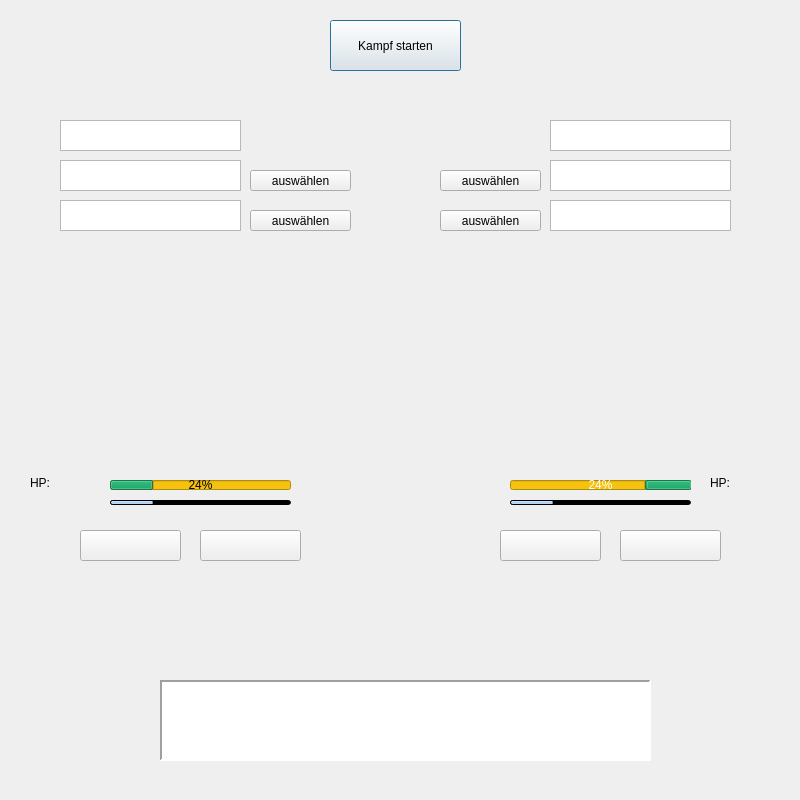
<?xml version="1.0" encoding="UTF-8"?>
<ui version="4.0">
 <class>KampfWindow</class>
 <widget class="QDialog" name="KampfWindow">
  <property name="geometry">
   <rect>
    <x>0</x>
    <y>0</y>
    <width>800</width>
    <height>800</height>
   </rect>
  </property>
  <property name="windowTitle">
   <string>Kampf</string>
  </property>
  <widget class="QLabel" name="label2HPmon">
   <property name="geometry">
    <rect>
     <x>740</x>
     <y>475</y>
     <width>41</width>
     <height>16</height>
    </rect>
   </property>
   <property name="text">
    <string/>
   </property>
  </widget>
  <widget class="QTextBrowser" name="text">
   <property name="geometry">
    <rect>
     <x>160</x>
     <y>680</y>
     <width>491</width>
     <height>81</height>
    </rect>
   </property>
   <property name="font">
    <font>
     <pointsize>12</pointsize>
    </font>
   </property>
   <property name="frameShape">
    <enum>QFrame::Shape::Panel</enum>
   </property>
   <property name="lineWidth">
    <number>2</number>
   </property>
   <property name="html">
    <string>&lt;!DOCTYPE HTML PUBLIC &quot;-//W3C//DTD HTML 4.0//EN&quot; &quot;http://www.w3.org/TR/REC-html40/strict.dtd&quot;&gt;
&lt;html&gt;&lt;head&gt;&lt;meta name=&quot;qrichtext&quot; content=&quot;1&quot; /&gt;&lt;meta charset=&quot;utf-8&quot; /&gt;&lt;style type=&quot;text/css&quot;&gt;
p, li { white-space: pre-wrap; }
hr { height: 1px; border-width: 0; }
li.unchecked::marker { content: &quot;\2610&quot;; }
li.checked::marker { content: &quot;\2612&quot;; }
&lt;/style&gt;&lt;/head&gt;&lt;body style=&quot; font-family:'Ubuntu'; font-size:12pt; font-weight:400; font-style:normal;&quot;&gt;
&lt;p style=&quot;-qt-paragraph-type:empty; margin-top:0px; margin-bottom:0px; margin-left:0px; margin-right:0px; -qt-block-indent:0; text-indent:0px; font-size:10pt;&quot;&gt;&lt;br /&gt;&lt;/p&gt;&lt;/body&gt;&lt;/html&gt;</string>
   </property>
  </widget>
  <widget class="QLabel" name="label2HP">
   <property name="geometry">
    <rect>
     <x>710</x>
     <y>475</y>
     <width>21</width>
     <height>16</height>
    </rect>
   </property>
   <property name="text">
    <string>HP:</string>
   </property>
  </widget>
  <widget class="QPushButton" name="btn1Att1">
   <property name="geometry">
    <rect>
     <x>80</x>
     <y>530</y>
     <width>101</width>
     <height>31</height>
    </rect>
   </property>
   <property name="text">
    <string/>
   </property>
  </widget>
  <widget class="QTextBrowser" name="text1Mon1">
   <property name="geometry">
    <rect>
     <x>60</x>
     <y>120</y>
     <width>181</width>
     <height>31</height>
    </rect>
   </property>
   <property name="font">
    <font>
     <pointsize>11</pointsize>
    </font>
   </property>
   <property name="autoFillBackground">
    <bool>false</bool>
   </property>
   <property name="styleSheet">
    <string notr="true"/>
   </property>
   <property name="midLineWidth">
    <number>0</number>
   </property>
  </widget>
  <widget class="QPushButton" name="btn1Att2">
   <property name="geometry">
    <rect>
     <x>200</x>
     <y>530</y>
     <width>101</width>
     <height>31</height>
    </rect>
   </property>
   <property name="text">
    <string/>
   </property>
  </widget>
  <widget class="QLabel" name="labelKampfName2">
   <property name="geometry">
    <rect>
     <x>530</x>
     <y>60</y>
     <width>230</width>
     <height>40</height>
    </rect>
   </property>
   <property name="font">
    <font>
     <pointsize>14</pointsize>
    </font>
   </property>
   <property name="text">
    <string/>
   </property>
   <property name="alignment">
    <set>Qt::AlignmentFlag::AlignCenter</set>
   </property>
  </widget>
  <widget class="QTextBrowser" name="text1Mon2">
   <property name="geometry">
    <rect>
     <x>60</x>
     <y>160</y>
     <width>181</width>
     <height>31</height>
    </rect>
   </property>
   <property name="font">
    <font>
     <pointsize>11</pointsize>
    </font>
   </property>
  </widget>
  <widget class="QProgressBar" name="lifeBar1">
   <property name="geometry">
    <rect>
     <x>110</x>
     <y>480</y>
     <width>181</width>
     <height>10</height>
    </rect>
   </property>
   <property name="styleSheet">
    <string notr="true">background-color: rgb(245, 194, 17);
selection-background-color: rgb(38, 162, 105);</string>
   </property>
   <property name="value">
    <number>24</number>
   </property>
   <property name="alignment">
    <set>Qt::AlignmentFlag::AlignLeading|Qt::AlignmentFlag::AlignLeft|Qt::AlignmentFlag::AlignVCenter</set>
   </property>
   <property name="textVisible">
    <bool>true</bool>
   </property>
   <property name="invertedAppearance">
    <bool>false</bool>
   </property>
  </widget>
  <widget class="QLabel" name="labelBild2">
   <property name="geometry">
    <rect>
     <x>540</x>
     <y>300</y>
     <width>150</width>
     <height>150</height>
    </rect>
   </property>
   <property name="text">
    <string/>
   </property>
  </widget>
  <widget class="QTextBrowser" name="text2Mon3">
   <property name="geometry">
    <rect>
     <x>550</x>
     <y>200</y>
     <width>181</width>
     <height>31</height>
    </rect>
   </property>
   <property name="font">
    <font>
     <pointsize>11</pointsize>
    </font>
   </property>
  </widget>
  <widget class="QTextBrowser" name="text1Mon3">
   <property name="geometry">
    <rect>
     <x>60</x>
     <y>200</y>
     <width>181</width>
     <height>31</height>
    </rect>
   </property>
   <property name="font">
    <font>
     <pointsize>11</pointsize>
    </font>
   </property>
  </widget>
  <widget class="QPushButton" name="btn2Att1">
   <property name="geometry">
    <rect>
     <x>500</x>
     <y>530</y>
     <width>101</width>
     <height>31</height>
    </rect>
   </property>
   <property name="text">
    <string/>
   </property>
  </widget>
  <widget class="QPushButton" name="btnStart">
   <property name="geometry">
    <rect>
     <x>330</x>
     <y>20</y>
     <width>131</width>
     <height>51</height>
    </rect>
   </property>
   <property name="text">
    <string>Kampf starten</string>
   </property>
   <property name="default">
    <bool>true</bool>
   </property>
   <property name="flat">
    <bool>false</bool>
   </property>
  </widget>
  <widget class="QLabel" name="labelBild1">
   <property name="geometry">
    <rect>
     <x>110</x>
     <y>300</y>
     <width>150</width>
     <height>150</height>
    </rect>
   </property>
   <property name="text">
    <string/>
   </property>
  </widget>
  <widget class="QLabel" name="label1HPmon">
   <property name="geometry">
    <rect>
     <x>60</x>
     <y>475</y>
     <width>41</width>
     <height>16</height>
    </rect>
   </property>
   <property name="text">
    <string/>
   </property>
  </widget>
  <widget class="QTextBrowser" name="text2Mon2">
   <property name="geometry">
    <rect>
     <x>550</x>
     <y>160</y>
     <width>181</width>
     <height>31</height>
    </rect>
   </property>
   <property name="font">
    <font>
     <pointsize>11</pointsize>
    </font>
   </property>
  </widget>
  <widget class="QTextBrowser" name="text2Mon1">
   <property name="geometry">
    <rect>
     <x>550</x>
     <y>120</y>
     <width>181</width>
     <height>31</height>
    </rect>
   </property>
   <property name="font">
    <font>
     <pointsize>11</pointsize>
    </font>
   </property>
  </widget>
  <widget class="QPushButton" name="btn2Att2">
   <property name="geometry">
    <rect>
     <x>620</x>
     <y>530</y>
     <width>101</width>
     <height>31</height>
    </rect>
   </property>
   <property name="text">
    <string/>
   </property>
  </widget>
  <widget class="QLabel" name="labelKampfName1">
   <property name="geometry">
    <rect>
     <x>30</x>
     <y>60</y>
     <width>230</width>
     <height>40</height>
    </rect>
   </property>
   <property name="font">
    <font>
     <pointsize>14</pointsize>
    </font>
   </property>
   <property name="text">
    <string/>
   </property>
   <property name="alignment">
    <set>Qt::AlignmentFlag::AlignCenter</set>
   </property>
  </widget>
  <widget class="QLabel" name="label1HP">
   <property name="geometry">
    <rect>
     <x>30</x>
     <y>475</y>
     <width>21</width>
     <height>16</height>
    </rect>
   </property>
   <property name="text">
    <string>HP:</string>
   </property>
  </widget>
  <widget class="QProgressBar" name="lifeBar2">
   <property name="geometry">
    <rect>
     <x>510</x>
     <y>480</y>
     <width>181</width>
     <height>10</height>
    </rect>
   </property>
   <property name="styleSheet">
    <string notr="true">background-color: rgb(245, 194, 17);
selection-background-color: rgb(38, 162, 105);</string>
   </property>
   <property name="value">
    <number>24</number>
   </property>
   <property name="alignment">
    <set>Qt::AlignmentFlag::AlignLeading|Qt::AlignmentFlag::AlignLeft|Qt::AlignmentFlag::AlignVCenter</set>
   </property>
   <property name="textVisible">
    <bool>true</bool>
   </property>
   <property name="invertedAppearance">
    <bool>true</bool>
   </property>
  </widget>
  <widget class="QPushButton" name="btn2Auswahl2">
   <property name="geometry">
    <rect>
     <x>440</x>
     <y>170</y>
     <width>101</width>
     <height>21</height>
    </rect>
   </property>
   <property name="text">
    <string>auswählen</string>
   </property>
  </widget>
  <widget class="QPushButton" name="btn2Auswahl3">
   <property name="geometry">
    <rect>
     <x>440</x>
     <y>210</y>
     <width>101</width>
     <height>21</height>
    </rect>
   </property>
   <property name="text">
    <string>auswählen</string>
   </property>
  </widget>
  <widget class="QPushButton" name="btn1Auswahl2">
   <property name="geometry">
    <rect>
     <x>250</x>
     <y>170</y>
     <width>101</width>
     <height>21</height>
    </rect>
   </property>
   <property name="text">
    <string>auswählen</string>
   </property>
  </widget>
  <widget class="QPushButton" name="btn1Auswahl3">
   <property name="geometry">
    <rect>
     <x>250</x>
     <y>210</y>
     <width>101</width>
     <height>21</height>
    </rect>
   </property>
   <property name="text">
    <string>auswählen</string>
   </property>
  </widget>
  <widget class="QLabel" name="labelKonfetti">
   <property name="geometry">
    <rect>
     <x>190</x>
     <y>220</y>
     <width>400</width>
     <height>400</height>
    </rect>
   </property>
   <property name="text">
    <string/>
   </property>
  </widget>
  <widget class="QProgressBar" name="lvlBar1">
   <property name="geometry">
    <rect>
     <x>110</x>
     <y>500</y>
     <width>181</width>
     <height>5</height>
    </rect>
   </property>
   <property name="styleSheet">
    <string notr="true">background-color: rgb(0, 0, 0);
selection-background-color: rgb(153, 193, 241);</string>
   </property>
   <property name="value">
    <number>24</number>
   </property>
   <property name="textVisible">
    <bool>false</bool>
   </property>
  </widget>
  <widget class="QProgressBar" name="lvlBar2">
   <property name="geometry">
    <rect>
     <x>510</x>
     <y>500</y>
     <width>181</width>
     <height>5</height>
    </rect>
   </property>
   <property name="styleSheet">
    <string notr="true">background-color: rgb(0, 0, 0);
selection-background-color: rgb(153, 193, 241);</string>
   </property>
   <property name="value">
    <number>24</number>
   </property>
   <property name="textVisible">
    <bool>false</bool>
   </property>
  </widget>
  <widget class="QLabel" name="labelLevel1">
   <property name="geometry">
    <rect>
     <x>30</x>
     <y>500</y>
     <width>65</width>
     <height>16</height>
    </rect>
   </property>
   <property name="text">
    <string/>
   </property>
  </widget>
  <widget class="QLabel" name="labelLevel2">
   <property name="geometry">
    <rect>
     <x>710</x>
     <y>500</y>
     <width>65</width>
     <height>16</height>
    </rect>
   </property>
   <property name="text">
    <string/>
   </property>
  </widget>
 </widget>
 <resources/>
 <connections>
  <connection>
   <sender>btnStart</sender>
   <signal>clicked()</signal>
   <receiver>KampfWindow</receiver>
   <slot>btnStart()</slot>
   <hints>
    <hint type="sourcelabel">
     <x>443</x>
     <y>42</y>
    </hint>
    <hint type="destinationlabel">
     <x>485</x>
     <y>36</y>
    </hint>
   </hints>
  </connection>
  <connection>
   <sender>btn1Auswahl2</sender>
   <signal>clicked()</signal>
   <receiver>KampfWindow</receiver>
   <slot>btn1Auswahl2()</slot>
   <hints>
    <hint type="sourcelabel">
     <x>311</x>
     <y>182</y>
    </hint>
    <hint type="destinationlabel">
     <x>371</x>
     <y>177</y>
    </hint>
   </hints>
  </connection>
  <connection>
   <sender>btn1Auswahl3</sender>
   <signal>clicked()</signal>
   <receiver>KampfWindow</receiver>
   <slot>btn1Auswahl3()</slot>
   <hints>
    <hint type="sourcelabel">
     <x>329</x>
     <y>222</y>
    </hint>
    <hint type="destinationlabel">
     <x>371</x>
     <y>217</y>
    </hint>
   </hints>
  </connection>
  <connection>
   <sender>btn2Auswahl2</sender>
   <signal>clicked()</signal>
   <receiver>KampfWindow</receiver>
   <slot>btn2Auswahl2()</slot>
   <hints>
    <hint type="sourcelabel">
     <x>493</x>
     <y>172</y>
    </hint>
    <hint type="destinationlabel">
     <x>426</x>
     <y>139</y>
    </hint>
   </hints>
  </connection>
  <connection>
   <sender>btn2Auswahl3</sender>
   <signal>clicked()</signal>
   <receiver>KampfWindow</receiver>
   <slot>btn2Auswahl3()</slot>
   <hints>
    <hint type="sourcelabel">
     <x>523</x>
     <y>220</y>
    </hint>
    <hint type="destinationlabel">
     <x>492</x>
     <y>236</y>
    </hint>
   </hints>
  </connection>
  <connection>
   <sender>btn1Att1</sender>
   <signal>clicked()</signal>
   <receiver>KampfWindow</receiver>
   <slot>btn1Att1()</slot>
   <hints>
    <hint type="sourcelabel">
     <x>86</x>
     <y>511</y>
    </hint>
    <hint type="destinationlabel">
     <x>40</x>
     <y>508</y>
    </hint>
   </hints>
  </connection>
  <connection>
   <sender>btn1Att2</sender>
   <signal>clicked()</signal>
   <receiver>KampfWindow</receiver>
   <slot>btn1Att2()</slot>
   <hints>
    <hint type="sourcelabel">
     <x>250</x>
     <y>515</y>
    </hint>
    <hint type="destinationlabel">
     <x>399</x>
     <y>399</y>
    </hint>
   </hints>
  </connection>
  <connection>
   <sender>btn2Att2</sender>
   <signal>clicked()</signal>
   <receiver>KampfWindow</receiver>
   <slot>btn2Att2()</slot>
   <hints>
    <hint type="sourcelabel">
     <x>703</x>
     <y>521</y>
    </hint>
    <hint type="destinationlabel">
     <x>753</x>
     <y>534</y>
    </hint>
   </hints>
  </connection>
  <connection>
   <sender>btn2Att1</sender>
   <signal>clicked()</signal>
   <receiver>KampfWindow</receiver>
   <slot>btn2Att1()</slot>
   <hints>
    <hint type="sourcelabel">
     <x>550</x>
     <y>515</y>
    </hint>
    <hint type="destinationlabel">
     <x>399</x>
     <y>399</y>
    </hint>
   </hints>
  </connection>
 </connections>
 <slots>
  <slot>btnStart()</slot>
  <slot>btn1Att1()</slot>
  <slot>btn1Att2()</slot>
  <slot>btn2Att1()</slot>
  <slot>btn2Att2()</slot>
  <slot>btn1Auswahl2()</slot>
  <slot>btn1Auswahl3()</slot>
  <slot>btn2Auswahl2()</slot>
  <slot>btn2Auswahl3()</slot>
 </slots>
</ui>
